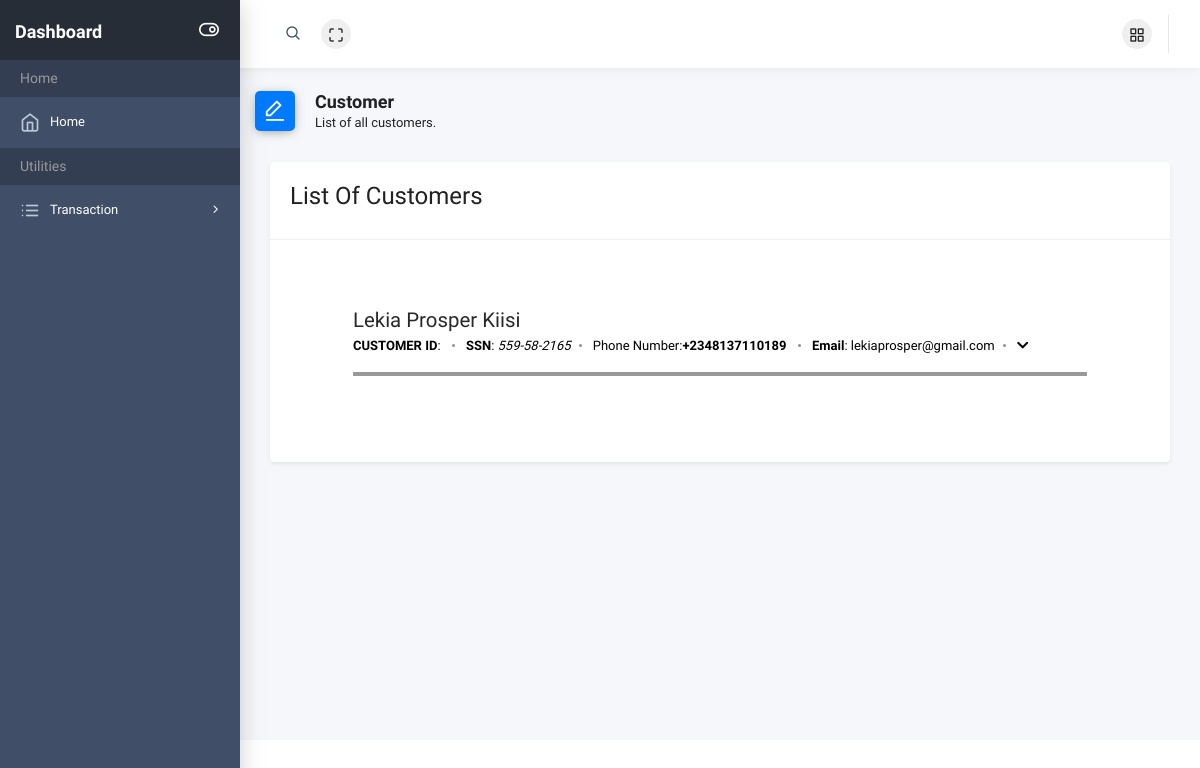
The page /2/customers on the database as committed earlier.
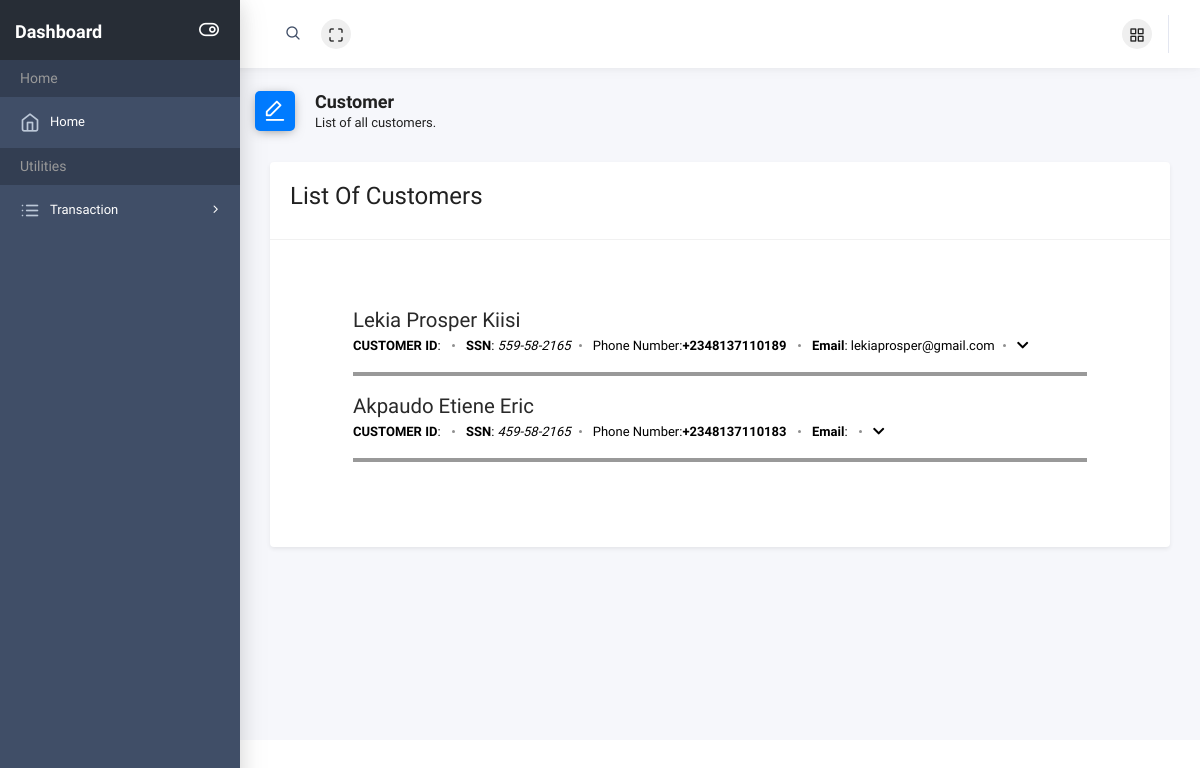
The same page on the database as committed later.
### bank/models.py (models this page shows, shortened)
class Customer(models.Model):
    user = models.OneToOneField(User, on_delete=models.CASCADE)
    middle_name = models.CharField(max_length=255, null=True, blank=True)
    DOB = models.DateField(null=True, blank=True)
    SSN = USSocialSecurityNumberField(max_length=9)
    mobile_number = PhoneNumberField()
    home_address = models.CharField(max_length=255, null=True, blank=True)
    created_on = models.DateTimeField(auto_now_add=True)
    image = CloudinaryField('image')
    class Meta:
        ordering = ['created_on']
    def account_name(self):
        return f'{self.user.first_name} {self.middle_name} {self.user.last_name}'
    def get_absolute_url(self):
        return reverse('bank:customer-update', kwargs={'pk': self.pk})
    account_name.short_description = 'Customer'

### bank/views.py (the view)
class CustomerListView(generic.ListView):
    model = Customer
    context_object_name = 'customers_list'
    template_name = 'dashboard/author/customer_list.html'
    paginate_by = 10
    def get_context_data(self, **kwargs):
        context = super(CustomerListView, self).get_context_data(**kwargs)
        return context

### bank/templates/dashboard/author/customer_list.html (shortened to what this page needs)
<!doctype html>
{% extends 'dashboard/dashboard_base.html' %}
{% load static %}
{% load cloudinary %}
{% block stylesheets %}
     {{ block.super }}
        <link href="{% static 'dashboard/author/css/dashboard-article.css' %}" rel="stylesheet" />
{% endblock stylesheets %}
{% block content %}
      <div class="page-header">
        <div class="row align-items-end">
            <div class="col-lg-8">
                <div class="page-header-title">
                    <i class="ik ik-edit-1 bg-primary"></i>
                    <div class="d-inline">
                        <h5>Customer</h5>
                        <span>List of all customers.</span>
                    </div>
                </div>
            </div>
        </div>
    </div>
        <div class="container mb-3">
            <div class="row">
                <div class="col-md-12">
                        <div class="card shadow-sm">
                            <div class="card-header">
                                <h4 class="title">List Of Customers</h4>
                            </div>
                          <div class="card-body">
                            <div class="content">
                             <section class="blog-list px-3 py-5 p-md-5">
                             {% if customers_list %}
                                    <div class="container">
                                   {% for customer in customers_list  %}
                                        <div class="item mb-5">
                                            <div class="media">
                                                <div class="media-body">
                                                    <h3 class="title mb-1"><a href="{{customer.get_absolute_url}}">{{ customer.account_name }}</a></h3>
                                                    <div class="meta mb-1">
                                                        <span class="date"><b>CUSTOMER ID</b>: </span>
                                                        <span class="date"><b>SSN</b>: <i>{{ customer.SSN }}</i></span>
                                                        <span class="date">Phone Number:<b>{{ customer.mobile_number }} </b></span>
                                                        <span class="time"><b>Email</b>: {{ customer.user.email }}</span>
                                                        <span class="time">
                                                        <i class="fas fa-chevron-down" data-toggle="dropdown" aria-haspopup="true" aria-expanded="false">
                                                        </i>
                                                      </span>
                                                    </div>
                                                <hr class="solid">
                                                </div>
                                            </div>
                                        </div>
                                 {% endfor %}
                                    </div>
                             {% else %}
                                       <center><div class="alert alert-info"><b>No Customer</b></div></center>
                             {% endif %}
                                </section>
                            </div>
                          </div>
                        </div>
                </div>
            </div>
        </div>
{% endblock content %}

Rows that differ between the two databases and show on the page:
added Customer: account_name "Akpaudo Etiene Eric", SSN "459-58-2165", mobile_number "+2348137110183"
